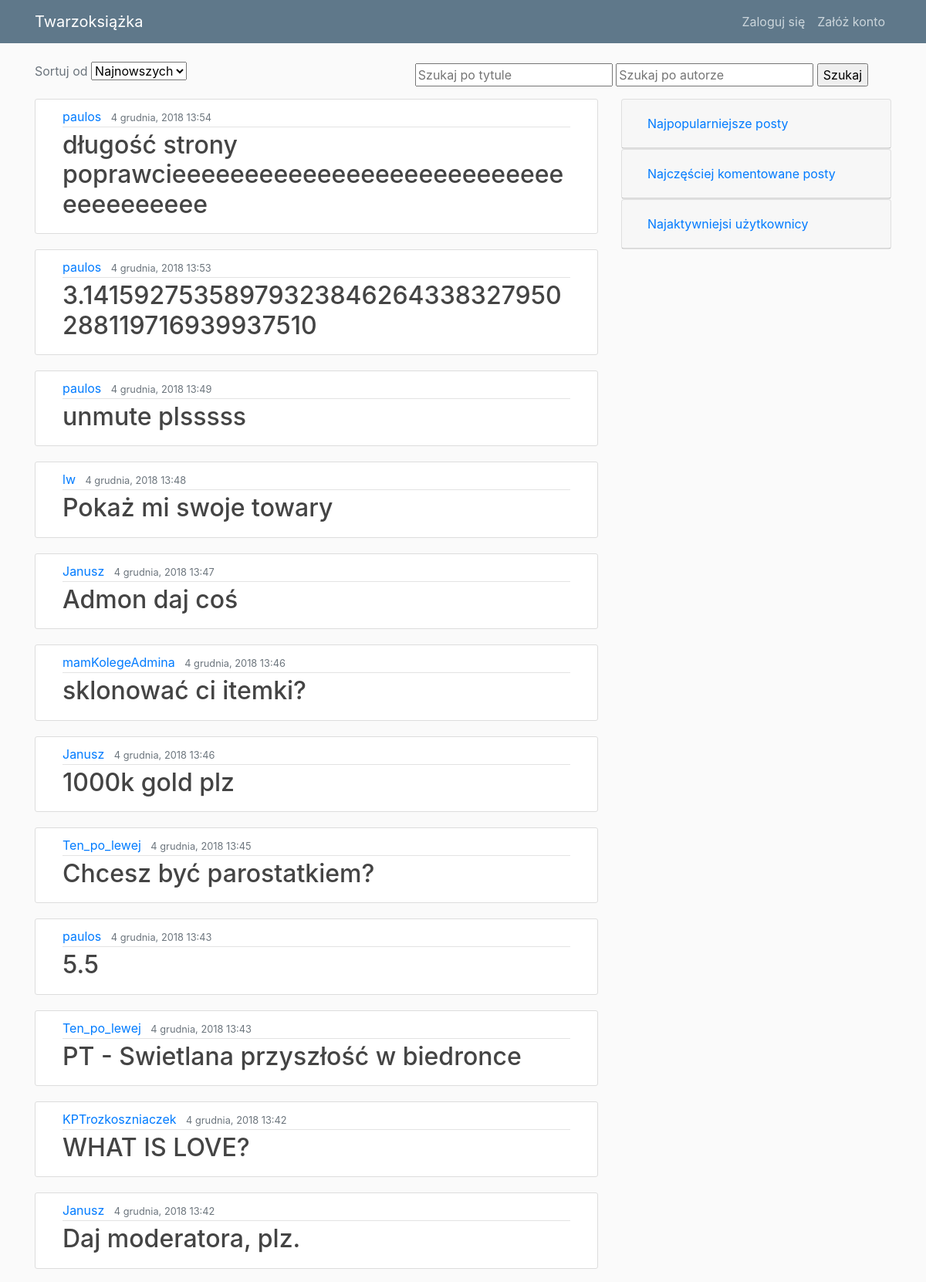
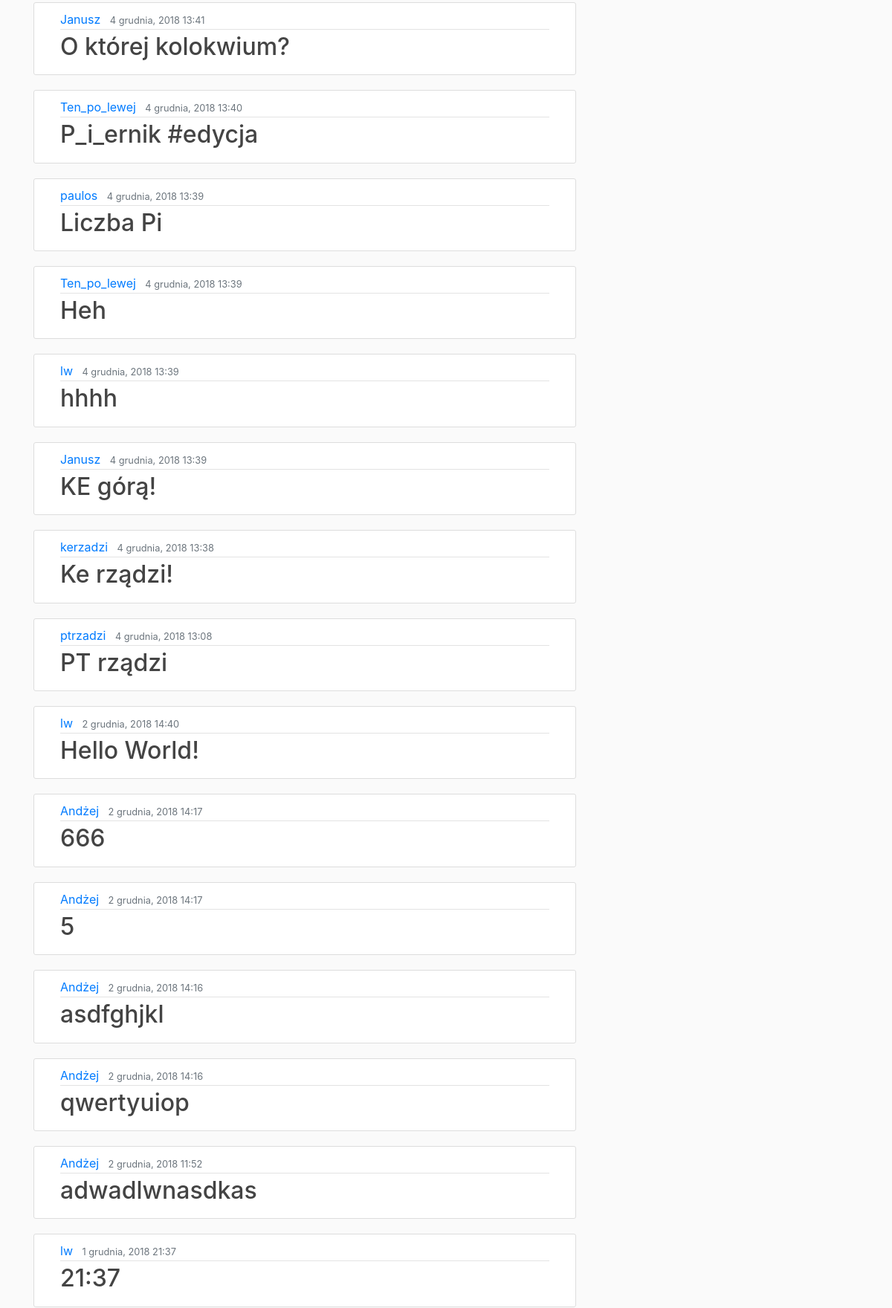
The page / (upper part) on the database its author committed (2 pictures, top to bottom).
### blog/models.py (models this page shows, shortened)
class Post(models.Model):
    title = models.CharField(max_length=100)
    content = models.TextField()
    date_posted = models.DateTimeField(default=timezone.now)
    author = models.ForeignKey(User, on_delete=models.CASCADE)
    visits = models.IntegerField(default=0)
    class Meta:
        ordering = ['-date_posted']

### blog/views.py (the view)
# urls.py: path('', PostListView.as_view(), name='blog-home'),
class PostListView(ListView):
    model = Post
    template_name = 'blog/home.html'
    context_object_name = 'posts'
    ordering = ['-date_posted']
    def get(self, request, *args, **kwargs):
        self.form = SearchOptionsForm(request.GET)
        if self.form.is_valid() and self.form.cleaned_data.get('ascending_order') == 'true':
            self.ordering = ['date_posted']
        return super().get(request, *args, **kwargs)
    def get_queryset(self):
        query_set = Post.objects.all()
        if self.form.is_valid():
            request_params = self.form.cleaned_data
            title_pattern = request_params.get('title')
            if title_pattern:
                query_set = query_set.filter(title__icontains=title_pattern)
            author = request_params.get('author')
            if author:
                query_set = query_set.filter(author__username=author)
        if not query_set:
            messages.info(self.request, 'No posts found')
        return query_set.order_by(self.ordering[0])
    def get_context_data(self, **kwargs):
        context = super().get_context_data(**kwargs)
        context['form'] = self.form
        return context

### blog/forms.py
class SearchOptionsForm(forms.Form):
    ascending_order = forms.ChoiceField(label='Sortuj od',
                                        choices=(('false', 'Najnowszych'),
                                                 ('true', 'Najstarszych')),
                                        required=False)
    title = forms.CharField(widget=forms.TextInput(attrs={'placeholder': 'Szukaj po tytule'}), max_length=100,
                            required=False)
    author = forms.CharField(widget=forms.TextInput(attrs={'placeholder': 'Szukaj po autorze'}), max_length=100,
                             required=False)

### blog/templates/blog/home.html (shortened to what this page needs)
{% extends "blog/index.html" %}
{% block content %}
{% for post in posts %}
<article class="media content-section" style="word-wrap: break-word;">
  <div class="col-md-12 media-body">
    <div class="article-metadata">
      <a class="mr-2" href="{% url 'users:user' post.author.id %}">{{ post.author }}</a>
      <small class="text-muted">{{ post.date_posted | date:"j E, Y G:i" }}</small>
    </div>
    <h2><a class="article-title" href="{% url 'post-detail' post.id %}">{{ post.title }}</a></h2>
  </div>
</article>
{% endfor %}
{% endblock content %}
{% block options %}
<form action="{% url 'blog-home' %}" method="GET" id="sorting_form">
  <div class="row col-md-12 d-flex justify-content-between align-items-end mb-3">
    <div>
      <label class="text-muted" for="{{ form.ascending_order.id_for_label }}">{{ form.ascending_order.label }}</label>
      {{ form.ascending_order }}
    </div>
    <div>
      {{ form.title }}
      {{ form.author }}
      <input type="submit" value="Szukaj"><br>
    </div>
  </div>
</form>
{% endblock options %}

### blog/static/blog/main.css (style rules this page uses)
body { background: #fafafa; color: #333333; margin-top: 5rem; }
h1, h2, h3, h4, h5, h6 { color: #444444; }
.content-section { background: #ffffff; padding: 10px 20px; border: 1px solid #dddddd; border-radius: 3px; margin-bottom: 20px; }
.article-title { color: #444444; }
.article-metadata { padding-bottom: 1px; margin-bottom: 4px; border-bottom: 1px solid #e3e3e3 }

### rows shown on the page
Post: author "paulos", date_posted "4 grudnia, 2018 13:54", title "długość strony poprawcieeeeeeeeeeeeeeeeeeeeeeeeeeeeeeeeeeeee"
Post: author "paulos", date_posted "4 grudnia, 2018 13:53", title "3.14159275358979323846264338327950288119716939937510"
Post: author "paulos", date_posted "4 grudnia, 2018 13:49", title "unmute plsssss"
Post: author "lw", date_posted "4 grudnia, 2018 13:48", title "Pokaż mi swoje towary"
Post: author "Janusz", date_posted "4 grudnia, 2018 13:47", title "Admon daj coś"
Post: author "mamKolegeAdmina", date_posted "4 grudnia, 2018 13:46", title "sklonować ci itemki?"
Post: author "Janusz", date_posted "4 grudnia, 2018 13:46", title "1000k gold plz"
Post: author "Ten_po_lewej", date_posted "4 grudnia, 2018 13:45", title "Chcesz być parostatkiem?"
Post: author "paulos", date_posted "4 grudnia, 2018 13:43", title "5.5"
Post: author "Ten_po_lewej", date_posted "4 grudnia, 2018 13:43", title "PT - Swietlana przyszłość w biedronce"
Post: author "KPTrozkoszniaczek", date_posted "4 grudnia, 2018 13:42", title "WHAT IS LOVE?"
Post: author "Janusz", date_posted "4 grudnia, 2018 13:42", title "Daj moderatora, plz."
Post: author "Janusz", date_posted "4 grudnia, 2018 13:41", title "O której kolokwium?"
Post: author "Ten_po_lewej", date_posted "4 grudnia, 2018 13:40", title "P_i_ernik #edycja"
Post: author "paulos", date_posted "4 grudnia, 2018 13:39", title "Liczba Pi"
Post: author "Ten_po_lewej", date_posted "4 grudnia, 2018 13:39", title "Heh"
Post: author "lw", date_posted "4 grudnia, 2018 13:39", title "hhhh"
Post: author "Janusz", date_posted "4 grudnia, 2018 13:39", title "KE górą!"
Post: author "kerzadzi", date_posted "4 grudnia, 2018 13:38", title "Ke rządzi!"
Post: author "ptrzadzi", date_posted "4 grudnia, 2018 13:08", title "PT rządzi"
Post: author "lw", date_posted "2 grudnia, 2018 14:40", title "Hello World!"
Post: author "Andżej", date_posted "2 grudnia, 2018 14:17", title "666"
Post: author "Andżej", date_posted "2 grudnia, 2018 14:17", title "5"
Post: author "Andżej", date_posted "2 grudnia, 2018 14:16", title "asdfghjkl"
Post: author "Andżej", date_posted "2 grudnia, 2018 14:16", title "qwertyuiop"
Post: author "Andżej", date_posted "2 grudnia, 2018 11:52", title "adwadlwnasdkas"
Post: author "lw", date_posted "1 grudnia, 2018 21:37", title "21:37"
